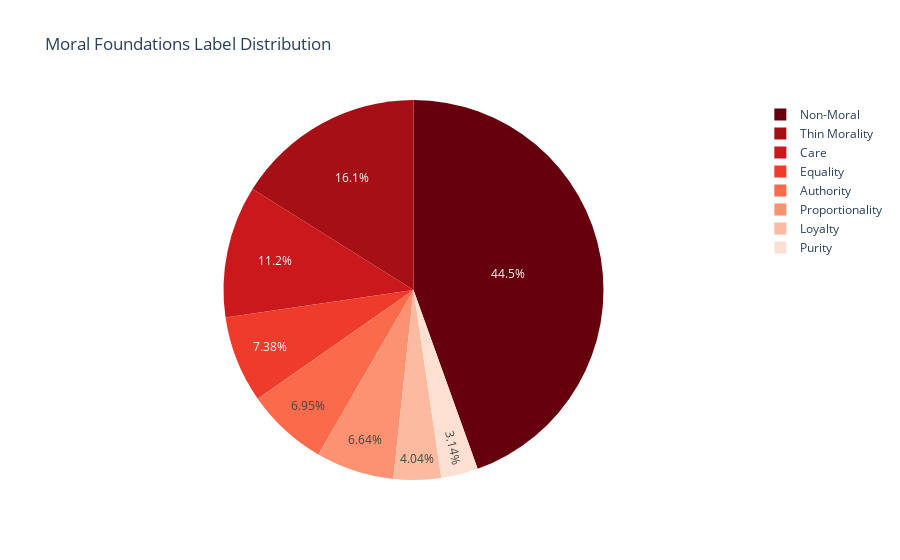

The code cell stored with this chart in its notebook:
### Markdown cell above
### Box plot
Bar graph filled with all the bars like the storage on your phone

### Code cell
names = list(labels.index)
values = labels.values

# Plot using plotly express
fig = px.pie(labels, values=values, names=names, title='Moral Foundations Label Distribution', color_discrete_sequence=px.colors.sequential.Reds_r)
fig.show()

### Figure 1 — Plotly figure (JSON) as saved in the notebook; plotly's stock layout.template omitted (floating-point values rounded to 4 significant figures)
{"data": [{"domain": {"x": [0, 1], "y": [0, 1]}, "hovertemplate": "label=%{label}<br>value=%{value}<extra></extra>", "labels": ["Non-Moral", "Thin Morality", "Care", "Equality", "Authority", "Proportionality", "Loyalty", "Purity"], "legendgroup": "", "name": "", "showlegend": true, "type": "pie", "values": [30774, 11123, 7761, 5105, 4807, 4593, 2794, 2171]}], "layout": {"legend": {"tracegroupgap": 0}, "piecolorway": ["rgb(103,0,13)", "rgb(165,15,21)", "rgb(203,24,29)", "rgb(239,59,44)", "rgb(251,106,74)", "rgb(252,146,114)", "rgb(252,187,161)", "rgb(254,224,210)", "rgb(255,245,240)"], "title": {"text": "Moral Foundations Label Distribution"}}}
